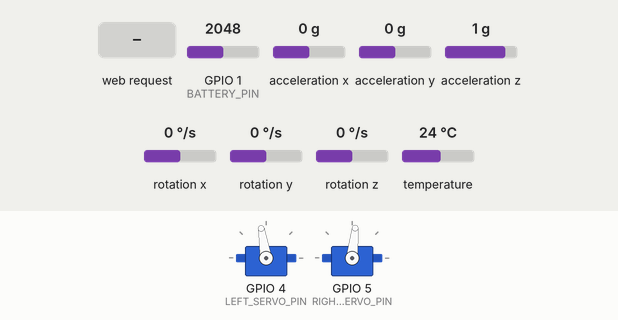
A sketch run on a simulated ESP32. On the bench: 2 × servo. Wiring (inferred from the names in the program): MPU-6050 motion sensor at I2C address 0x68. The test bench sets the inputs (shaded band); at power-on: acceleration x 0 g, acceleration y 0 g, acceleration z 1 g, GPIO 1 (BATTERY_PIN) = 2048, rotation x 0 °/s, rotation y 0 °/s, rotation z 0 °/s, temperature 24 °C. WiFi joins after 1.5 s; servers stay silent unless stated; servo pulses on a pin are drawn as a servo (544–2400 µs = 0–180°); what the sketch prints to the serial monitor is not drawn.

Above: at 1.8 s.
1.9 s: HTTP request GET /start received
At 2.05 s:
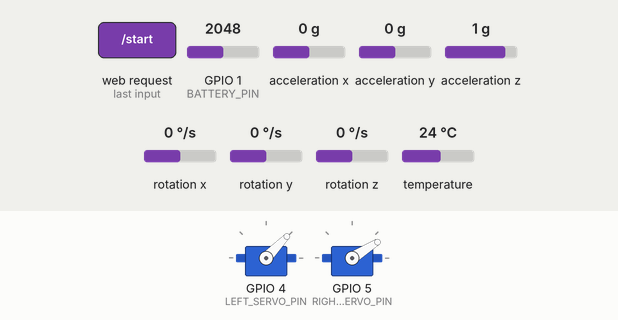
At 2.66 s:
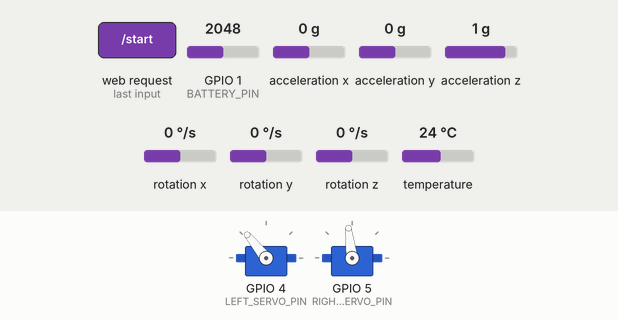
4.9 s: acceleration x set to 1.4 g
At 5.37 s:
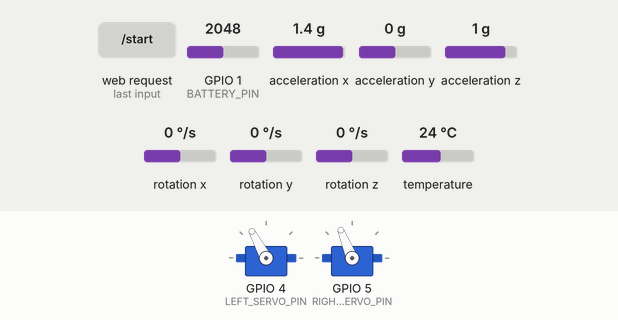
7.9 s: acceleration y set to -1.4 g
At 8.08 s:
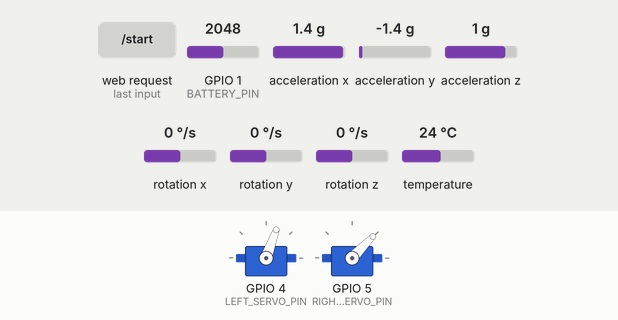
10.9 s: HTTP request GET /set_servo?amp=1&speed=1&l=1 received
13.9 s: acceleration y set to 0 g
16.9 s: acceleration z set to -1.4 g
Timing chart, 0 to 23.6 s (numbered marks = the images above; inputs shaded):
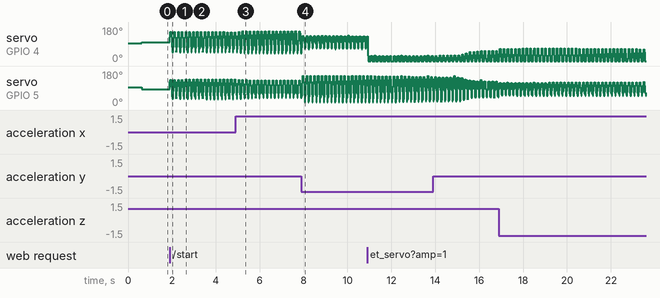

The sketch:

butterflydrone_2s_wifi.ino
```cpp
#include <WiFi.h>
#include <WebServer.h>
#include <Wire.h>
#include <Adafruit_MPU6050.h>
#include <Adafruit_Sensor.h>
#include <ArduinoJson.h>
#include <math.h>     // sinf, atan2, PI, TWO_PI, radians(), fmax, fmin
#include <cmath>      // 确保 fmax/fmin 等浮点函数
// =====================
#define TWO_PI  (2.0f * PI)

// ==================== 引脚配置（适配 S3 Super Mini） ====================
#define SDA_PIN 9
#define SCL_PIN 8
#define LEFT_SERVO_PIN 4
#define RIGHT_SERVO_PIN 5
#define BATTERY_PIN 1

// ==================== 舵机参数 ====================
#define SERVO_MID 1520
#define SERVO_MIN 500
#define SERVO_MAX 2500
#define SERVO_HZ 50

// ==================== 控制参数 ====================
const float ROLL_STAB_GAIN = 30.0f;
const float ROLL_D_GAIN = 18.0f;
const float ROLL_STICK_GAIN = 1.0f;
const float ROLL_DIFF_LIMIT = 0.32f;
const int ROLL_TRIM = 0;

// ==================== 电池参数 ====================
const float VOLTAGE_DIVIDER = 3.40f;
const float LOW_VOLTAGE = 3.40f;
const float CRITICAL_VOLTAGE = 3.20f;

const char* AP_SSID = "ButterflyDrone";
const char* AP_PASS = "12345678";

WebServer server(80);
Adafruit_MPU6050 mpu;

enum FlightMode { MODE_STOP, MODE_FLY };

struct ControlState {
  FlightMode mode = MODE_STOP;
  float flapPhase = 0.0f;
  float throttle = 0.03f;
  int maxAmplitudeDeg = 120;
  float rightPhaseOffsetDeg = 0.0f;
  int trimBias = 0;
  float lastRoll = 0.0f;
  float lastPitch = 0.0f;
  float lastRollError = 0.0f;
  int lastLeftUs = SERVO_MID;
  int lastRightUs = SERVO_MID;
  // 左右舵机独立初始上翘位置（微秒）
  int leftServoUs = SERVO_MID;
  int rightServoUs = SERVO_MID;
  bool running = false;
  unsigned long lastFlapTime = 0;
  unsigned long lastImuTime = 0;
  float batteryVoltage = 0.0f;
  bool lowVoltageWarning = false;
} state;

bool mpuInitialized = false;
bool reverseLeft = false;
bool reverseRight = false;

// MPU6050 I2C 地址
const int MPU_ADDR = 0x68;

// ====================== 电压读取 ======================
float readBatteryVoltage() {
  int raw = analogRead(BATTERY_PIN);
  return (raw / 4095.0f) * 3.3f * VOLTAGE_DIVIDER;
}

// ====================== 控制页面 ======================
String htmlPage() {
  return R"rawliteral(
<!DOCTYPE html>
<html>
<head>
<meta charset="utf-8">
<meta name="viewport" content="width=device-width, initial-scale=1">
<title>扑翼蝴蝶控制器</title>
<style>
body { font-family: Arial, "Microsoft YaHei", sans-serif; margin:18px; background:#101418; color:#f2f2f2; }
.card { background:#1c232b; padding:16px; margin:12px 0; border-radius:12px; box-shadow:0 2px 10px rgba(0,0,0,.25); }
button { font-size:16px; padding:10px 16px; margin:5px; border:0; border-radius:8px; cursor:pointer; }
.on { background:#37c871; color:#07140b; font-weight:bold; }
.off { background:#ff6767; color:#210303; font-weight:bold; }
.btn-trim { background:#5596ff; color:white; }
.value { color:#78dce8; font-weight:bold; }
.warning { color:#ffaa00; animation: blink 1s infinite; }
.critical { color:#ff4444; animation: blink 0.6s infinite; }
input[type=range] { width: 100%; margin: 10px 0 20px 0; }
.label-group { display: flex; justify-content: space-between; align-items: center; }
.checkbox-label { display: flex; align-items: center; font-size: 14px; color: #ff7b7b; }
.checkbox-label input { margin-left: 4px; width: auto; }
@keyframes blink { 50% { opacity: 0.4; } }
</style>
</head>
<body>
<h2>扑翼蝴蝶 WiFi 控制台</h2>
<div class="card">
  <p>运行状态：<span id="mode" class="value">-</span></p>
  <p>俯仰角：<span id="pitch" class="value">-</span>° 横滚角：<span id="roll" class="value">-</span>°</p>
  <p>左翼PWM：<span id="left" class="value">-</span> 右翼PWM：<span id="right" class="value">-</span></p>
  <p>当前速度：<span id="throttle" class="value">-</span> 横滚配平：<span id="trim" class="value">0</span></p>
  <p>电池电压：<span id="voltage" class="value">-</span>V <span id="vstatus"></span></p>
</div>
<div class="card" style="text-align:center;">
  <button class="on" onclick="cmd('/start')">启 动</button>
  <button class="off" onclick="cmd('/stop')">停 止</button>
</div>
<div class="card">
  <h3>● 姿态手动机械配平 (微调左右倾)</h3>
  <button class="btn-trim" onclick="nudge('left')">◀ 微调左倾</button>
  <button class="btn-trim" onclick="nudge('right')">微调右倾 ▶</button>
  <button class="btn-trim" onclick="nudge('center')">配平回中</button>
</div>
<div class="card">
  <h3>● 左舵机初始上翘</h3>
  <div class="label-group">
    <label><b>左侧上翘 (us)：</b><span id="servoL_val" class="value">1580</span></label>
    <label class="checkbox-label">舵机反向<input type="checkbox" id="revL" onchange="applyServos()"></label>
  </div>
  <input id="servoL" type="range" min="500" max="2500" value="1580" list="servo-scale" oninput="servoL_val.innerText=this.value" onchange="applyServos()">
  <div style="display:flex; justify-content:space-between; font-size:12px; color:#888;">
    <span>500 (下偏)</span>
    <span>1000</span>
    <span style="color:#78dce8;">| 1520 (中线/水平)</span>
    <span>2000</span>
    <span>2500 (上翘)</span>
  </div>
</div>
<div class="card">
  <h3>● 右舵机初始上翘</h3>
  <div class="label-group">
    <label><b>右侧上翘 (us)：</b><span id="servoR_val" class="value">1580</span></label>
    <label class="checkbox-label">舵机反向<input type="checkbox" id="revR" checked onchange="applyServos()"></label>
  </div>
  <input id="servoR" type="range" min="500" max="2500" value="1580" list="servo-scale" oninput="servoR_val.innerText=this.value" onchange="applyServos()">
  <div style="display:flex; justify-content:space-between; font-size:12px; color:#888;">
    <span>500 (下偏)</span>
    <span>1000</span>
    <span style="color:#78dce8;">| 1520 (中线/水平)</span>
    <span>2000</span>
    <span>2500 (上翘)</span>
  </div>
</div>
<div class="card">
  <div class="label-group">
    <label><b>扑翼角度上限：</b><span id="ampv" class="value">120</span>°</label>
  </div>
  <input id="amp" type="range" min="60" max="130" value="120" oninput="ampv.innerText=this.value" onchange="apply()">
  <div class="label-group">
    <label><b>扑翼速度：</b><span id="speedv" class="value">0.030</span></label>
  </div>
  <input id="speed" type="range" min="0" max="60" value="30" oninput="speedv.innerText=(this.value/1000).toFixed(3)" onchange="apply()">
</div>

<datalist id="servo-scale">
  <option value="500"></option>
  <option value="1000"></option>
  <option id="mid-line" value="1520" label="中线"></option>
  <option value="2000"></option>
  <option value="2500"></option>
</datalist>

<script>
function cmd(path){ fetch(path).then(update); }
function nudge(a){ fetch('/nudge?action='+a).then(update); }
function apply(){
  fetch('/set?amp='+document.getElementById('amp').value+
        '&speed='+(document.getElementById('speed').value/1000).toFixed(3)).then(update);
}
function applyServos(){
  fetch('/set_servo?l='+document.getElementById('servoL').value +
        '&r='+document.getElementById('servoR').value +
        '&revL='+(document.getElementById('revL').checked ? 1 : 0) +
        '&revR='+(document.getElementById('revR').checked ? 1 : 0));
}
function update(){
  fetch('/status').then(r=>r.json()).then(s=>{
    document.getElementById('mode').innerText = s.running ? "运行中" : "已停止";
    document.getElementById('pitch').innerText = s.pitch.toFixed(1);
    document.getElementById('roll').innerText = s.roll.toFixed(1);
    document.getElementById('left').innerText = s.left;
    document.getElementById('right').innerText = s.right;
    document.getElementById('throttle').innerText = s.throttle.toFixed(3);
    document.getElementById('trim').innerText = s.trim;
    let v = s.voltage.toFixed(2);
    let vspan = document.getElementById('voltage');
    vspan.innerText = v;
    let status = document.getElementById('vstatus');
    if(s.critical){
      vspan.className = "critical";
      status.innerHTML = " <b>严重低压！</b>";
    } else if(s.lowWarning){
      vspan.className = "warning";
      status.innerHTML = " <b>低压警告</b>";
    } else {
      vspan.className = "value";
      status.innerHTML = "";
    }
  });
}
setInterval(update, 500);
update();
</script>
</body>
</html>
)rawliteral";
}

// ====================== 多段映射 ======================
float multiStageMap(float t, const float s[], const float v[], int n) {
  for(int i=0; i<n-1; i++)
    if(t >= s[i] && t <= s[i+1])
      return v[i] + (v[i+1]-v[i])*(t-s[i])/(s[i+1]-s[i]);
  return v[n-1];
}

// ====================== 舵机输出（原生 LEDC 10位精度） ======================
void writeServos(int l, int r) {
  // 限制脉冲宽度在 500μs ~ 2500μs 之间
  l = constrain(l, SERVO_MIN, SERVO_MAX);
  r = constrain(r, SERVO_MIN, SERVO_MAX);

  if(reverseLeft)  l = SERVO_MIN + SERVO_MAX - l;
  if(reverseRight) r = SERVO_MIN + SERVO_MAX - r;

  state.lastLeftUs = l;
  state.lastRightUs = r;

  // 10位分辨率对应的最大步长为 1024 (即 2^10)，周期为 20000μs
  uint32_t dutyL = (l * 1024UL) / 20000;
  uint32_t dutyR = (r * 1024UL) / 20000;

  ledcWrite(LEFT_SERVO_PIN, dutyL);
  ledcWrite(RIGHT_SERVO_PIN, dutyR);
}

// ====================== 控制任务 ======================
void controlTask(void *pv) {
  const float stages[] = {0.0, 0.25, 0.5, 0.8, 1.0};
  const float freqs[] = {0.6, 1.2, 2.8, 3.8, 5.0};
  const float amps[] = {120, 100, 90, 70, 58};

  state.leftServoUs = 1580;
  state.rightServoUs = 1580;
  reverseRight = true;
  Serial.println("=== 控制任务已启动 ===");

  while(true) {
    float roll = 0.0f;
    float pitch = 0.0f;
    if (mpuInitialized) {
      sensors_event_t a, g, temp;
      mpu.getEvent(&a, &g, &temp);
      unsigned long now_us = micros();
      float dt_imu = (now_us - state.lastImuTime) * 1e-6f;
      state.lastImuTime = now_us;
      if (dt_imu <= 0 || dt_imu > 0.1f) dt_imu = 0.01f;

      float accAngleX = atan2(a.acceleration.y, a.acceleration.z) * 180.0 / PI;
      float gyroRateX = g.gyro.x * 180.0 / PI;
      roll = 0.96f * (state.lastRoll + gyroRateX * dt_imu) + 0.04f * accAngleX;

      float accAngleY = atan2(-a.acceleration.x, sqrt(a.acceleration.y * a.acceleration.y + a.acceleration.z * a.acceleration.z)) * 180.0 / PI;
      float gyroRateY = g.gyro.y * 180.0 / PI;
      pitch = 0.96f * (state.lastPitch + gyroRateY * dt_imu) + 0.04f * accAngleY;
      pitch = -pitch;
    }
    state.lastRoll = roll;
    state.lastPitch = pitch;
    state.batteryVoltage = readBatteryVoltage();
    state.lowVoltageWarning = state.batteryVoltage < LOW_VOLTAGE;
    bool critical = state.batteryVoltage < CRITICAL_VOLTAGE;

    float dt = (micros() - state.lastFlapTime) * 1e-6f;
    state.lastFlapTime = micros();
    if(dt <= 0 || dt > 0.1f) dt = 0.01f;

    float effectiveThrottle = state.throttle;
    if(critical) effectiveThrottle = fmin(effectiveThrottle, 0.02f);
    else if(state.lowVoltageWarning) effectiveThrottle = fmin(effectiveThrottle, 0.04f);

    if(!state.running || effectiveThrottle < 0.001f) {
      writeServos(state.leftServoUs, state.rightServoUs);
      state.flapPhase = 0;
      vTaskDelay(12);
      continue;
    }

    float t = constrain(effectiveThrottle / 0.06f, 0.0f, 1.0f);
    float freq = multiStageMap(t, stages, freqs, 5);
    freq = fmax(freq, 5.8f);           // 提高最低频率

    float ampDeg = min(multiStageMap(t, stages, amps, 5), (float)state.maxAmplitudeDeg);
    ampDeg = fmax(ampDeg, 100.0f);     // 提高最低幅度

    float ampUs = (ampDeg * 0.5f) * (2000.0f / 180.0f);
    state.rightPhaseOffsetDeg = 18.0f; // 前进推力

    state.flapPhase += freq * dt;
    if(state.flapPhase >= 1.0f) state.flapPhase -= 1.0f;

    float P = 0.0f, D = 0.0f;
    if (mpuInitialized) {
      P = roll * ROLL_STAB_GAIN;
      D = (roll - state.lastRollError) * ROLL_D_GAIN;
    }
    float pitchCorr = pitch * 12.0f;
    float trimManual = state.trimBias / 15.0f;
    float total = trimManual * ROLL_STICK_GAIN + (P + D + pitchCorr) / 100.0f;
    float diff = constrain(total, -ROLL_DIFF_LIMIT, ROLL_DIFF_LIMIT);
    state.lastRollError = roll;

    float waveL = sinf(state.flapPhase * TWO_PI);
    float waveR = sinf(state.flapPhase * TWO_PI + radians(state.rightPhaseOffsetDeg));

    int pwmL = SERVO_MID + ROLL_TRIM + (int)(waveL * ampUs * (1.0f + diff));
    int pwmR = SERVO_MID - ROLL_TRIM - (int)(waveR * ampUs * (1.0f - diff));

    pwmL = constrain(pwmL + (state.leftServoUs - SERVO_MID), SERVO_MIN, SERVO_MAX);
    pwmR = constrain(pwmR + (state.rightServoUs - SERVO_MID), SERVO_MIN, SERVO_MAX);

    writeServos(pwmL, pwmR);
    vTaskDelay(12);
  }
}
// ====================== WebServer ======================
void setupServer() {
  server.on("/", [](){ server.send(200, "text/html", htmlPage()); });
  server.on("/status", [](){
    StaticJsonDocument<512> doc;
    doc["running"] = state.running;
    doc["pitch"] = state.lastPitch; // 返回俯仰角
    doc["roll"] = state.lastRoll;
    doc["left"] = state.lastLeftUs;
    doc["right"] = state.lastRightUs;
    doc["throttle"] = state.throttle;
    doc["trim"] = state.trimBias;
    doc["voltage"] = state.batteryVoltage;
    doc["lowWarning"] = state.lowVoltageWarning;
    doc["critical"] = (state.batteryVoltage < CRITICAL_VOLTAGE);
    String json; serializeJson(doc, json);
    server.send(200, "application/json", json);
  });

  server.on("/start", [](){ state.running = true; server.send(200,"text/plain", "OK"); });
  server.on("/stop", [](){ state.running = false; server.send(200,"text/plain", "OK"); });

  server.on("/set", [](){
    if(server.hasArg("amp")) state.maxAmplitudeDeg = constrain(server.arg("amp").toInt(), 60, 130);
    if(server.hasArg("speed")) state.throttle = constrain(server.arg("speed").toFloat(), 0.0f, 0.06f);
    server.send(200, "text/plain", "OK");
  });

  // 动态接收独立初始上翘角度及反向设置接口
  server.on("/set_servo", [](){
    if(server.hasArg("l")) state.leftServoUs = constrain(server.arg("l").toInt(), SERVO_MIN, SERVO_MAX);
    if(server.hasArg("r")) state.rightServoUs = constrain(server.arg("r").toInt(), SERVO_MIN, SERVO_MAX);
    if(server.hasArg("revL")) reverseLeft = server.arg("revL").toInt() == 1;
    if(server.hasArg("revR")) reverseRight = server.arg("revR").toInt() == 1;

    // 未启动扑翼时，立即驱动舵机转到设定角度
    if (!state.running) {
      writeServos(state.leftServoUs, state.rightServoUs);
    }
    server.send(200, "text/plain", "OK");
  });

  server.on("/nudge", [](){
    String a = server.arg("action");
    if(a=="left") state.trimBias = constrain(state.trimBias-1, -15, 15);
    else if(a=="right") state.trimBias = constrain(state.trimBias+1, -15, 15);
    else if(a=="center") state.trimBias = 0;
    server.send(200,"text/plain", "OK");
  });

  server.on("/reverse", [](){
    if(server.hasArg("left")) reverseLeft = server.arg("left").toInt() == 1;
    if(server.hasArg("right")) reverseRight = server.arg("right").toInt() == 1;
    server.send(200, "text/plain", "OK");
  });

  server.begin();
}

// ====================== Setup ======================
void setup() {
  Serial.begin(115200);

  Serial.println("\n=== 扑翼蝴蝶系统启动 ===");

  pinMode(BATTERY_PIN, INPUT);

  // I2C 采用引脚 9 (SDA) 和 8 (SCL)
  Wire.end();
  delay(100);
  Wire.begin(SDA_PIN, SCL_PIN, 100000);
  delay(500);

  // ==================== MPU6050 初始化（直连底层） ====================
  Wire.beginTransmission(MPU_ADDR);
  Wire.write(0x6B); // PWR_MGMT_1 寄存器
  Wire.write(0);    // 设为 0 以唤醒模块
  byte initError = Wire.endTransmission();

  if (initError != 0) {
    Serial.println("无法与 MPU6050 通信，请检查接线！继续运行（无姿态稳定）");
    mpuInitialized = false;
  } else {
    Serial.println("MPU6050 唤醒成功！");
    mpu.begin(MPU_ADDR, &Wire);
    mpu.setAccelerometerRange(MPU6050_RANGE_4_G);
    mpu.setFilterBandwidth(MPU6050_BAND_21_HZ);
    mpuInitialized = true;
  }

  // ==================== 舵机初始化（原生 LEDC 10位绑定） ====================
  if (!ledcAttach(LEFT_SERVO_PIN, 50, 10) || !ledcAttach(RIGHT_SERVO_PIN, 50, 10)) {
    Serial.println("LEDC 绑定舵机引脚失败！");
  }

  // 上电后直接让舵机处于初始上翘角
  writeServos(state.leftServoUs, state.rightServoUs);
  Serial.println("舵机上翘初始化完成");

  // WiFi
  WiFi.mode(WIFI_AP);
  bool apStarted = WiFi.softAP(AP_SSID, AP_PASS);
  if (apStarted) {
    Serial.print("WiFi AP 启动成功！SSID: ");
    Serial.println(AP_SSID);
    Serial.print("IP: ");
    Serial.println(WiFi.softAPIP());
  }

  setupServer();
  xTaskCreatePinnedToCore(controlTask, "FlapCtrl", 8192, NULL, 3, NULL, 1);

  Serial.println("系统启动完成！请连接 WiFi 并打开网页控制");
}

void loop() {
  server.handleClient();
  vTaskDelay(5);
}
```
